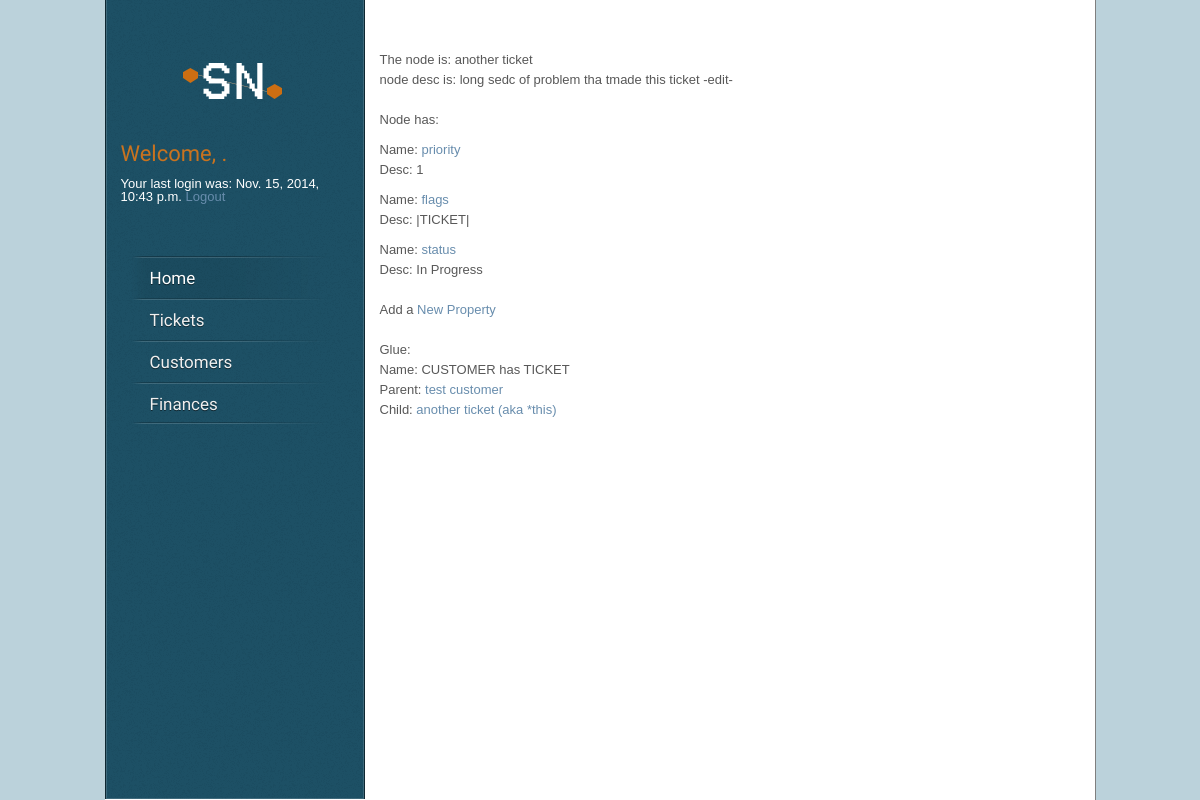
Page /core/66/ (signed in) on the earlier database version.
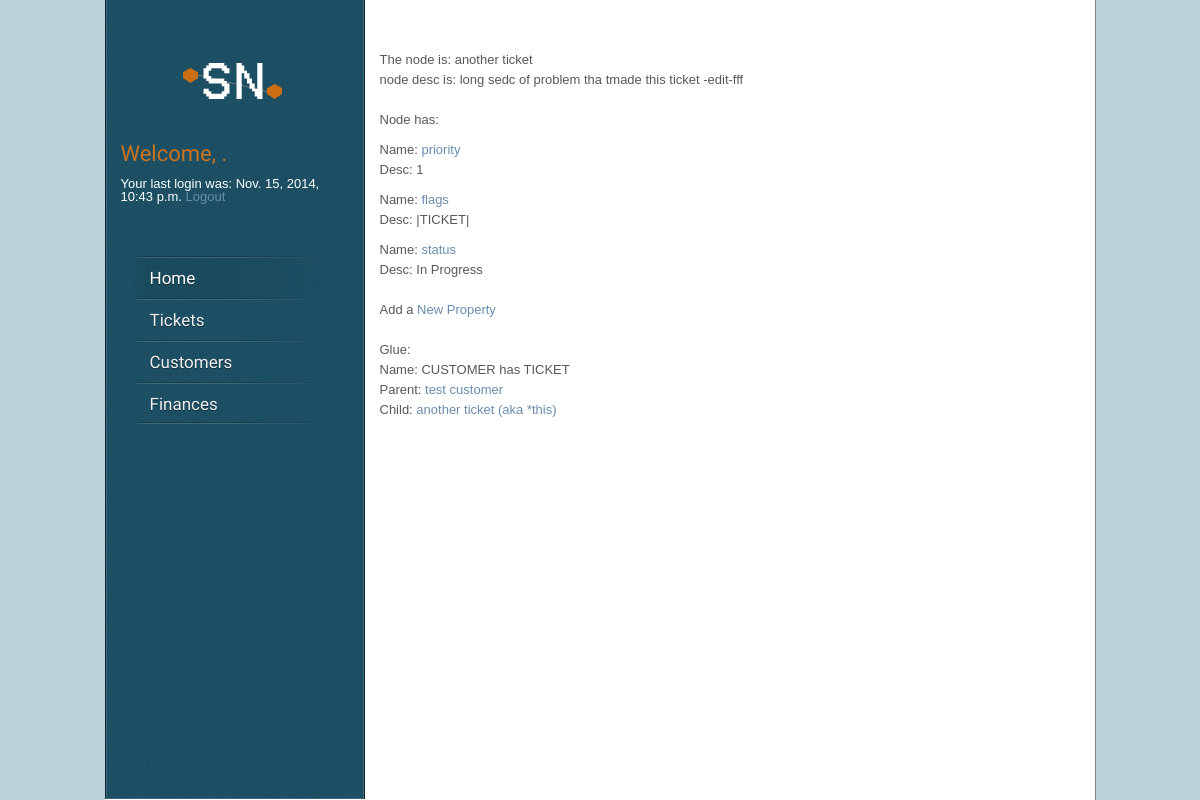
Same page on the later database version.
### core/models.py (models this page shows, shortened)
class Node(models.Model):
    parent = models.ForeignKey("self", blank=True, null=True)
    name = models.CharField(max_length=160)
    desc = models.TextField(max_length=1600)
    date_created = models.DateTimeField('date created',auto_now_add=True)
    date_updated = models.DateTimeField('date updated',auto_now=True)

### core/views.py (the view)
# urls.py: url(r'^(?P<node_id>\d+)/$', views.detail, name='detail'),
def detail(request, node_id):
    node = get_object_or_404(Node, pk=node_id)
    return render(request, 'core/detail.html', {'node': node})

### core/templates/core/detail.html (shortened to what this page needs)
{% extends "core/base.html" %}
{% block content %}
{% load static %}
{% load staticfiles %}
	<p>The node is: {{ node.name }}<BR>
	node desc is: {{ node.desc }}</p>
	<p>Node has:
	<BR>
	{%for child in node.node_set.all%}
	<BR>
		Name: <a href="../{{child.pk}}">{{child.name}}</a><BR>
		Desc: {{child.desc}}<BR>
	{%endfor%}
	<Br><BR>
	Add a <a href="new_sub_node/">New Property</a>
	</p>
	<p>
	Glue:<BR>
	{%for glue in node.node_child.all%}
		Name: {{glue.name}}<BR>
		Parent: <a href="../{{glue.parent.pk}}">{{glue.parent.name}}</a><BR>
		Child: <a href="../{{glue.child.pk}}">{{glue.child.name}} (aka *this)</a><BR>
	{%endfor%}
	</p>
	{%endblock%}

Differences in the rows shown:
changed Node "another ticket": desc "long sedc of problem tha tmade this ticket -edit-" → "long sedc of problem tha tmade this ticket -edit-fff"
